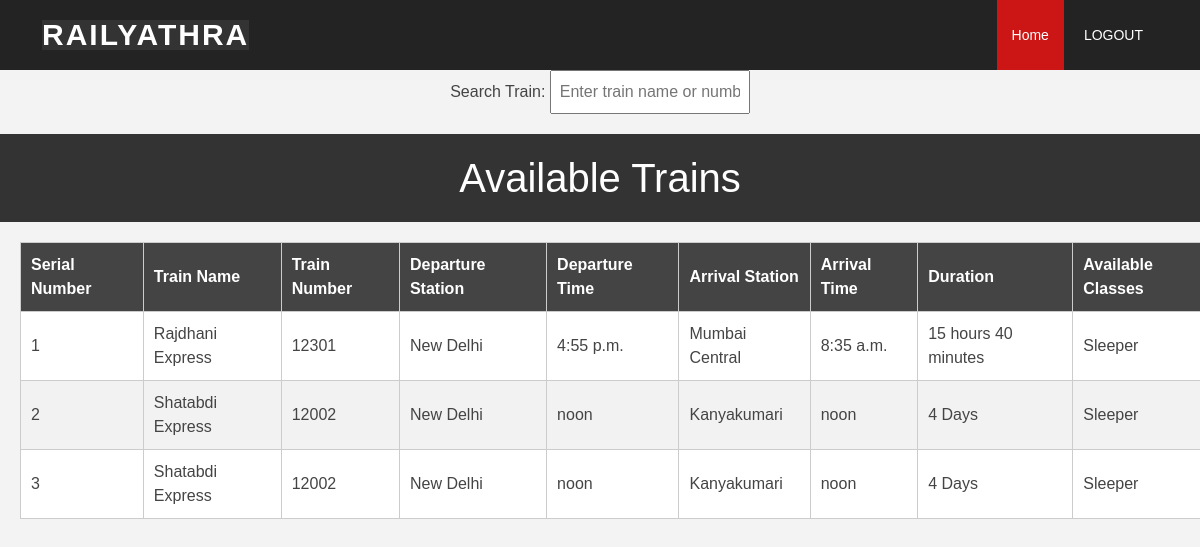
The page /trainview/ on the database as committed earlier.
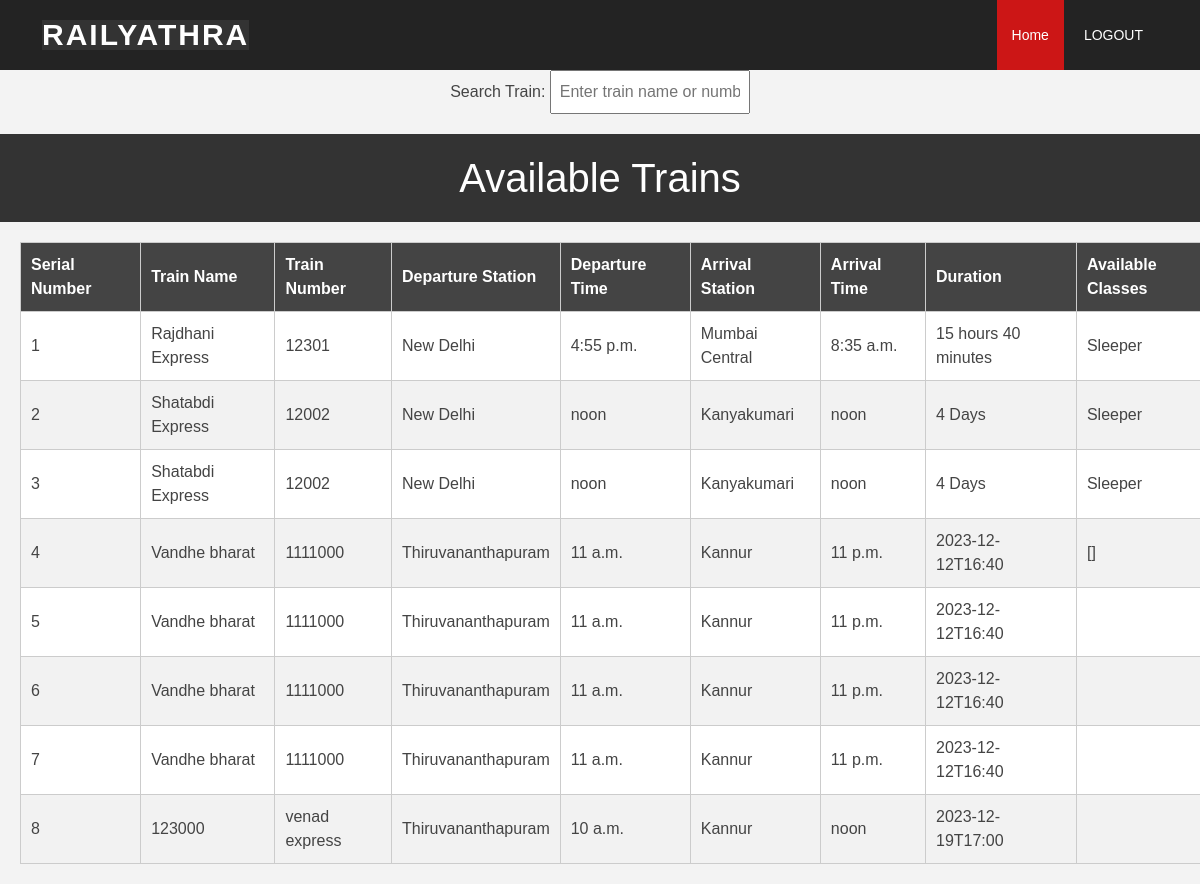
The same page on the database as committed later.
### myApp/models.py (models this page shows)
class Train(models.Model):
    train_name = models.CharField(max_length=100)
    train_number = models.CharField(max_length=10)
    departure_station = models.CharField(max_length=100)
    departure_time = models.TimeField()
    arrival_station = models.CharField(max_length=100)
    arrival_time = models.TimeField()
    duration = models.CharField(max_length=20)
    available_classes = models.CharField(max_length=100)

### myApp/views.py (the view)
# urls.py: path('trainview/', views.trainview, name='trainview'),
def trainview(request):
    trains = Train.objects.all()  # Retrieve all available trains from the database
    context = {'trains': trains}
    return render(request, 'trainview.html', context)

### templates/trainview.html (shortened to what this page needs)
{% load static %}
<!DOCTYPE html>
<html>
<head>
    <link href="{% static '/vendor/aos/aos.css' %}" rel="stylesheet">
    <link href="{% static '/vendor/bootstrap/css/bootstrap.min.css' %}" rel="stylesheet">
    <link href="{% static '/vendor/bootstrap-icons/bootstrap-icons.css' %}" rel="stylesheet">
    <link href="{% static '/vendor/boxicons/css/boxicons.min.css' %}" rel="stylesheet">
    <link href="{% static '/vendor/glightbox/css/glightbox.min.css' %}" rel="stylesheet">
    <link href="{% static '/vendor/swiper/swiper-bundle.min.css' %}" rel="stylesheet">
    <link href="{% static '/css/style.css' %}" rel="stylesheet">
    <link href="{% static '/css/style.css' %}" rel="stylesheet">
</head>
<body>
  <header id="header" class="d-flex align-items-center">
    <div class="container d-flex align-items-center justify-content-between">
      <h1 class="logo"><a href="index.html">RAILYATHRA</a></h1>
      <nav id="navbar" class="navbar">
        <ul>
          <li><a class="nav-link scrollto active" href="{% url 'user_list' %}">Home</a></li>
          <li><a class="nav-link scrollto" href="{% url 'handlelogout' %}"  id= "logout-link" class="btn btn-primary">LOGOUT</a></li>
        </ul>
      </nav>
    </div>
  </header>
    <div class="search-container">
        <label for="search">Search Train:</label>
        <input type="text" id="search" class="search-input" oninput="searchTrains()" placeholder="Enter train name or number">
    </div>
    <h1>Available Trains</h1>
    <table id="trainTable">
        <thead>
            <tr>
                <th>Serial Number</th>
                <th>Train Name</th>
                <th>Train Number</th>
                <th>Departure Station</th>
                <th>Departure Time</th>
                <th>Arrival Station</th>
                <th>Arrival Time</th>
                <th>Duration</th>
                <th>Available Classes</th>
            </tr>
        </thead>
        <tbody>
            {% for train in trains %}
            <tr>
                <td class="serial-number">{{ forloop.counter }}</td>
                <td>{{ train.train_name }}</td>
                <td>{{ train.train_number }}</td>
                <td>{{ train.departure_station }}</td>
                <td>{{ train.departure_time }}</td>
                <td>{{ train.arrival_station }}</td>
                <td>{{ train.arrival_time }}</td>
                <td>{{ train.duration }}</td>
                <td>{{ train.available_classes }}</td>
            </tr>
            {% endfor %}
        </tbody>
    </table>
</body>
</html>

### static/css/style.css (style rules this page uses)
body { font-family: "Open Sans", sans-serif; color: #444444; }
a { color: #cc1616; text-decoration: none; }
h1, h2, h3, h4, h5, h6 { font-family: "Raleway", sans-serif; }
#header { background: rgba(25, 25, 25, 0.95); transition: all 0.5s; z-index: 997; height: 70px; }
#header .logo { font-size: 30px; margin: 0; padding: 0; line-height: 1; font-weight: 700; letter-spacing: 2px; text-transform: uppercase; }
#header .logo a { color: #fff; }
.navbar { padding: 0; }
.navbar ul { margin: 0; padding: 0; display: flex; list-style: none; align-items: center; }
.navbar li { position: relative; }
.navbar>ul>li { margin-left: 5px; }
.navbar a, .navbar a:focus { display: flex; align-items: center; justify-content: space-between; padding: 25px 15px 24px 15px; font-size: 14px; color: #fff; white-space: nowrap; transition: 0.3s; }
.navbar a:hover, .navbar .active, .navbar .active:focus, .navbar li:hover>a { background: #cc1616; }

### templates/trainview.html (style rules this page uses)
body { font-family: Arial, sans-serif; margin: 0; padding: 0; background-color: #f3f3f3; }
h1 { background-color: #333; color: #fff; padding: 20px 0; text-align: center; margin: 0; }
table { width: 100%; border-collapse: collapse; margin: 20px; }
table, th, td { border: 1px solid #ccc; }
th, td { padding: 10px; text-align: left; }
th { background-color: #444; color: #fff; }
tr:nth-child(even) { background-color: #f2f2f2; }
tr:nth-child(odd) { background-color: #fff; }
.search-container { text-align: center; margin-bottom: 20px; }
.search-input { padding: 8px; width: 200px; }

Rows that differ between the two databases and show on the page:
added Train: train_name "Vandhe bharat", train_number "1111000", departure_station "Thiruvananthapuram", departure_time "11 a.m.", arrival_station "Kannur", arrival_time "11 p.m.", duration "2023-12-12T16:40", available_classes "[]"
added Train: train_name "Vandhe bharat", train_number "1111000", departure_station "Thiruvananthapuram", departure_time "11 a.m.", arrival_station "Kannur", arrival_time "11 p.m.", duration "2023-12-12T16:40"
added Train: train_name "Vandhe bharat", train_number "1111000", departure_station "Thiruvananthapuram", departure_time "11 a.m.", arrival_station "Kannur", arrival_time "11 p.m.", duration "2023-12-12T16:40"
added Train: train_name "Vandhe bharat", train_number "1111000", departure_station "Thiruvananthapuram", departure_time "11 a.m.", arrival_station "Kannur", arrival_time "11 p.m.", duration "2023-12-12T16:40"
added Train: train_name "123000", train_number "venad express", departure_station "Thiruvananthapuram", departure_time "10 a.m.", arrival_station "Kannur", arrival_time "noon", duration "2023-12-19T17:00"
